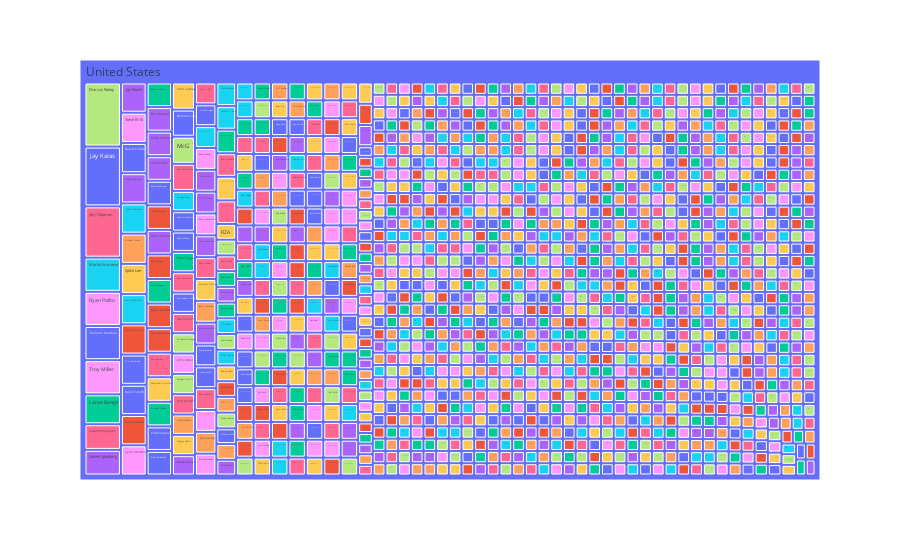

The cell this chart's notebook holds for it:
### Markdown cell above
### Content in United States

### Code cell
netflix_fr=netflix_overall[netflix_overall['country']=='United States']
nannef=netflix_fr.dropna()
fig = px.treemap(nannef, path=['country','director'],
                 color='director', 
                 hover_data=['director','title'],
                 color_continuous_scale='white')
fig.show()

### Figure 1 — Plotly figure (JSON) as saved in the notebook; plotly's stock layout.template omitted (floating-point values rounded to 4 significant figures; data arrays with more than 128 entries replaced by an {"elided": "..."} marker saying what was removed)
{"data": [{"branchvalues": "total", "customdata": {"elided": "1404x3 str values"}, "domain": {"x": [0, 1], "y": [0, 1]}, "hovertemplate": "labels=%{label}<br>count=%{value}<br>parent=%{parent}<br>id=%{id}<br>director=%{customdata[2]}<br>title=%{customdata[1]}<extra></extra>", "ids": {"elided": "1404 str values"}, "labels": {"elided": "1404 str values"}, "marker": {"colors": {"elided": "1404 str values"}}, "name": "", "parents": {"elided": "1404 str values"}, "type": "treemap", "values": {"elided": "1404 int values"}}], "layout": {"legend": {"tracegroupgap": 0}, "margin": {"t": 60}}}
